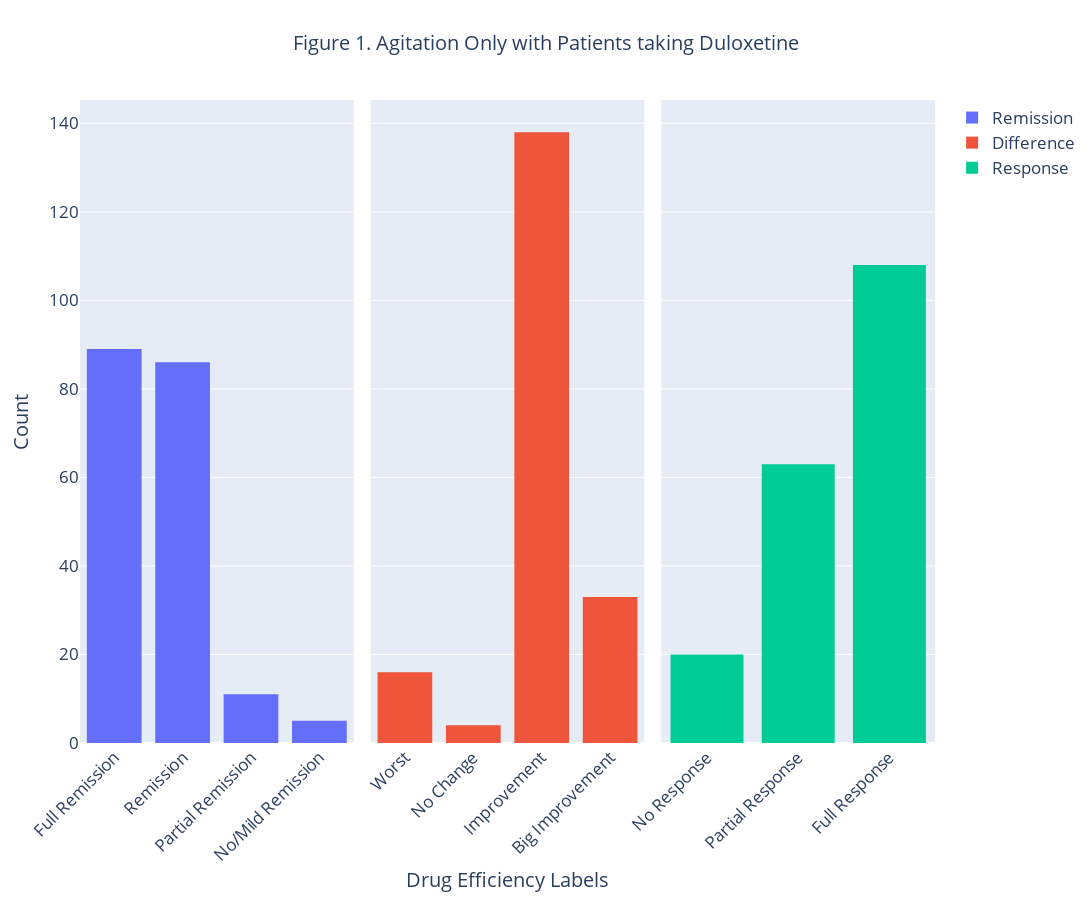

The code cell stored with this chart in its notebook:
### Markdown cell above
# Agitation Only for each drug

### Code cell
a_o = df2.loc[((df['V1-HAMD08'] == 0) & (df['V1-HAMD09'] > 0))]
a_od = a_o[a_o['DRUG'] == 'Duloxetine']

aod1 = go.Histogram(x = a_od['Remission'], name = 'Remission')
aod2 = go.Histogram(x = a_od['Difference'], name = 'Difference')
aod3 = go.Histogram(x = a_od['Response'], name = 'Response')

fig1 = make_subplots(rows = 1, cols = 3, shared_yaxes = True, horizontal_spacing = 0.02)
fig1.add_trace(aod1, row = 1, col = 1)
fig1.add_trace(aod2, row = 1, col = 2)
fig1.add_trace(aod3, row = 1, col = 3)

fig1.update_xaxes(categoryorder = 'array', categoryarray = remission_labels, row = 1, col = 1)
fig1.update_xaxes(categoryorder = 'array', categoryarray = difference_labels, row = 1, col = 2)
fig1.update_xaxes(categoryorder = 'array', categoryarray = response_labels, row = 1, col = 3)

fig1.update_layout(
    font = {
        "size": 17
    },
    
    title = {
        "text": "Figure 1. Agitation Only with Patients taking Duloxetine",
        "x": 0.5,
        "xanchor" : "center",
        "font" : {
            "size": 20
        }
    },
    #xaxis =dict(tickmode = 'linear',
    #tick0 = 0,
    #dtick = 1),
    xaxis1 = {
        "tickangle": -45,
    },
    xaxis2 = {
        "title" : 'Drug Efficiency Labels',
        "tickangle": -45,
    },
    xaxis3 = {
        "tickangle": -45,
    },
#     xaxis_title = 'Drug Efficiency Labels',
    yaxis_title = 'Count',
    showlegend = True,
    width = 1600,
    height = 900)

fig1.show()

#len(a_od.loc[a_od['Remission'] == 'Full Remission']
# len(a_od[a_od['Remission'] == 'Partial Remission']),
#                         len(a_od[a_od['Remission'] == 'No/Mild Remission'])

# aod1 = go.Histogram(x = [['Remission','Remission','Remission','Remission','Remission'],
#            ['Full Remission', 'No/Mild Remission', 'Partial Remission','Remission']],
#                     y= [8, 9, 6, 9], name = 'Remission')

### Figure 1 — Plotly figure (JSON) as saved in the notebook; plotly's stock layout.template omitted (floating-point values rounded to 4 significant figures; data arrays with more than 128 entries replaced by an {"elided": "..."} marker saying what was removed)
{"data": [{"name": "Remission", "type": "histogram", "x": {"elided": "191 str values"}, "xaxis": "x", "yaxis": "y"}, {"name": "Difference", "type": "histogram", "x": {"elided": "191 str values"}, "xaxis": "x2", "yaxis": "y2"}, {"name": "Response", "type": "histogram", "x": {"elided": "191 str values"}, "xaxis": "x3", "yaxis": "y3"}], "layout": {"font": {"size": 17}, "height": 900, "showlegend": true, "title": {"font": {"size": 20}, "text": "Figure 1. Agitation Only with Patients taking Duloxetine", "x": 0.5, "xanchor": "center"}, "width": 1600, "xaxis": {"anchor": "y", "categoryarray": ["Full Remission", "Remission", "Partial Remission", "No/Mild Remission"], "categoryorder": "array", "domain": [0, 0.32], "tickangle": -45}, "xaxis2": {"anchor": "y2", "categoryarray": ["Worst", "No Change", "Improvement", "Big Improvement"], "categoryorder": "array", "domain": [0.34, 0.66], "tickangle": -45, "title": {"text": "Drug Efficiency Labels"}}, "xaxis3": {"anchor": "y3", "categoryarray": ["No Response", "Partial Response", "Full Response"], "categoryorder": "array", "domain": [0.68, 1], "tickangle": -45}, "yaxis": {"anchor": "x", "domain": [0, 1], "title": {"text": "Count"}}, "yaxis2": {"anchor": "x2", "domain": [0, 1], "matches": "y", "showticklabels": false}, "yaxis3": {"anchor": "x3", "domain": [0, 1], "matches": "y", "showticklabels": false}}}
